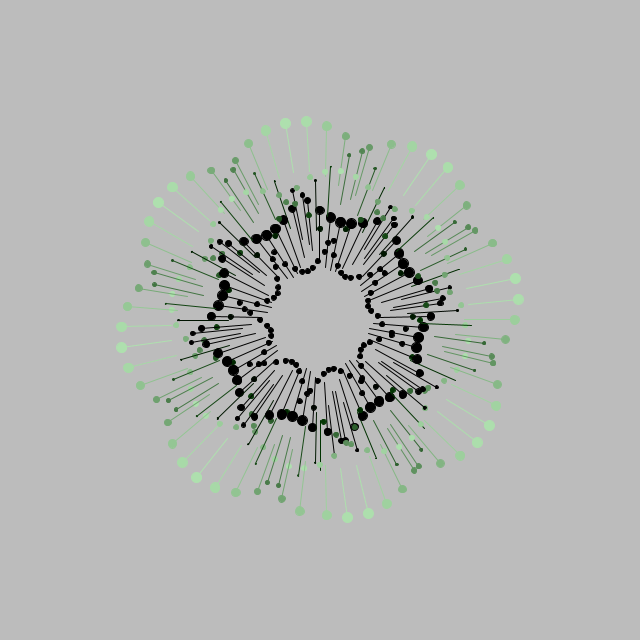
Frame 1 (no input)
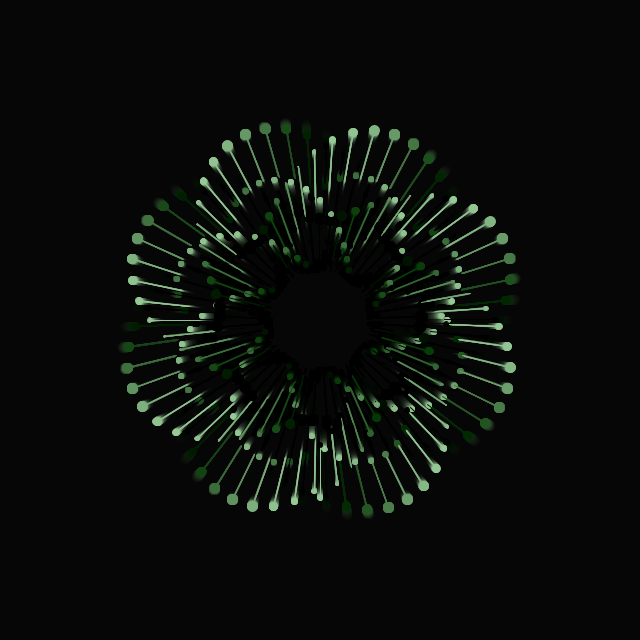
Frame 60 (the mouse pressed at the canvas centre just before this capture)
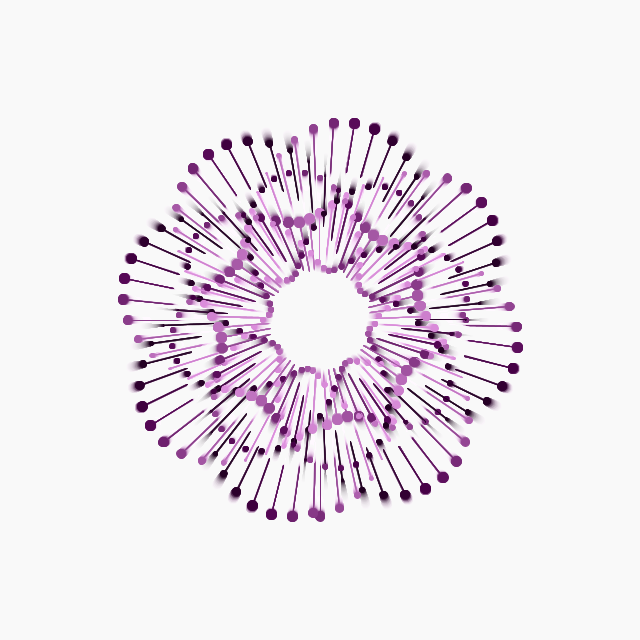
Frame 120 (the mouse held since frame 60 and released just before this capture)

The Processing sketch that drew these frames (run headless with seeded random() and noise(); from frame 60 on, the mouse is pressed at the canvas centre):

// Processing sketch: processing_180473
// ── processing_180473.pde

/* Same as float num; float pathR; etc... */
float num, pathR, pathG, pathB;
int backgroundColor = 0;
boolean doOnce = true;
 
void setup() {
  size(640, 640);
}
 
void draw() {
  fill(backgroundColor, 20);
  /* We minus 1 and plus 1 so we don't see the stroke of the square. */
  rect(-1, -1, width+1, height+1);
  translate(width/2, height/2);
  for (int i = 0; i < 360; i+=2) {
    /* This gives the humps on the circle. Also helps with color and size. */
    float angle = sin(i+num)*50;
    /* Locations of circles.  */
    float x = sin(radians(i))*(150+angle);
    float y = cos(radians(i))*(150+angle);
    float x2 = sin(radians(i))*(100+angle);
    float y2 = cos(radians(i))*(100+angle);
 
    /*
     Color. We only effect the red and blue values but there is no reason why you can not effect the green value to.
      
     To help break the pathR calculations down here is an explanation:
      
     * (float) is used to help the computer know we are dealing with "floats" and not "ints". (MUST USE)!
     * 255/width*mouseX is the formular for getting a percentage. We want 100% or width to eqaul 255 (The max a color can go).
     * Angle is multiplied by sin(i + num (Which is constantly changing giving a slight change) and then we multiply num by 3
     to speed the color change up.
     */
    pathR = (((float)255/width)*mouseX+angle)+125*sin(i+num*3);
    pathG = (50+angle)+125*sin(i+num*3);
    pathB = (((float)255/height)*mouseY+angle)+125*sin(i+num*3);
     
    /* Throw these values in both stroke and fill. Stroke is for the lines and fill is for the cirlces. */
    stroke(pathR, pathG, pathB);
    fill(pathR, pathG, pathB);
     
    /* The first circles have the size angle/5. Angle goes up to 50. So we divide by 10 to keep them small. */
    ellipse(x, y, angle/5, angle/5);
    ellipse(y2, x2, 5, 5);
    line(x, y, x2, y2);
  }
  num+=0.01;
}
 
void mousePressed(){
  if(doOnce && backgroundColor == 255){
    backgroundColor = 0;
    doOnce = false;
  }
  if(doOnce && backgroundColor == 0){
    backgroundColor = 255;
    doOnce = false;
  }
}
 
void mouseReleased(){
  doOnce = true;
}
